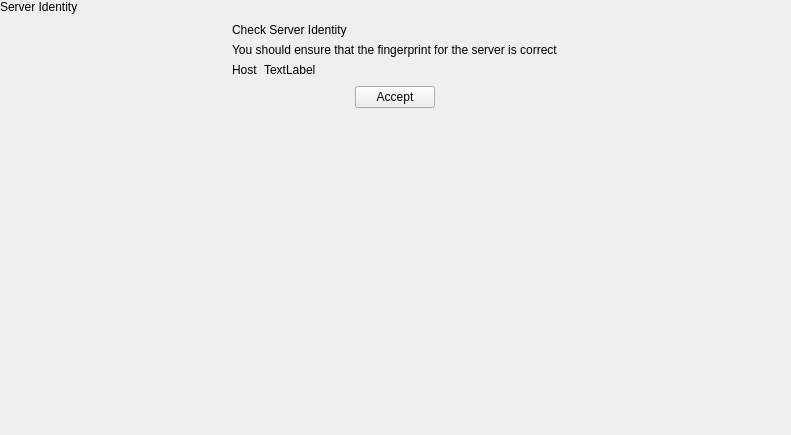
<?xml version="1.0" encoding="UTF-8"?>
<ui version="4.0">
 <class>SshCertCheckSnapIn</class>
 <widget class="QWidget" name="SshCertCheckSnapIn">
  <property name="geometry">
   <rect>
    <x>0</x>
    <y>0</y>
    <width>791</width>
    <height>435</height>
   </rect>
  </property>
  <property name="windowTitle">
   <string>Form</string>
  </property>
  <layout class="QVBoxLayout" name="verticalLayout_2">
   <property name="spacing">
    <number>0</number>
   </property>
   <property name="leftMargin">
    <number>0</number>
   </property>
   <property name="topMargin">
    <number>0</number>
   </property>
   <property name="rightMargin">
    <number>0</number>
   </property>
   <property name="bottomMargin">
    <number>0</number>
   </property>
   <item>
    <widget class="tTitleLabel" name="titleLabel">
     <property name="text">
      <string>Server Identity</string>
     </property>
    </widget>
   </item>
   <item alignment="Qt::AlignHCenter">
    <widget class="QWidget" name="sshKeyOptionsWidget" native="true">
     <layout class="QGridLayout" name="gridLayout">
      <item row="2" column="0">
       <widget class="QLabel" name="label_2">
        <property name="text">
         <string>Host</string>
        </property>
       </widget>
      </item>
      <item row="2" column="1">
       <widget class="QLabel" name="hostLabel">
        <property name="sizePolicy">
         <sizepolicy hsizetype="Expanding" vsizetype="Preferred">
          <horstretch>0</horstretch>
          <verstretch>0</verstretch>
         </sizepolicy>
        </property>
        <property name="text">
         <string notr="true">TextLabel</string>
        </property>
       </widget>
      </item>
      <item row="1" column="0" colspan="2">
       <widget class="QLabel" name="sshKeyAuthenticationPrompt">
        <property name="text">
         <string notr="true">You should ensure that the fingerprint for the server is correct</string>
        </property>
       </widget>
      </item>
      <item row="0" column="0" colspan="2">
       <widget class="tSubtitleLabel" name="label">
        <property name="text">
         <string>Check Server Identity</string>
        </property>
       </widget>
      </item>
     </layout>
    </widget>
   </item>
   <item alignment="Qt::AlignHCenter">
    <widget class="QPushButton" name="acceptButton">
     <property name="text">
      <string>Accept</string>
     </property>
    </widget>
   </item>
   <item>
    <spacer name="verticalSpacer">
     <property name="orientation">
      <enum>Qt::Vertical</enum>
     </property>
     <property name="sizeHint" stdset="0">
      <size>
       <width>20</width>
       <height>314</height>
      </size>
     </property>
    </spacer>
   </item>
  </layout>
 </widget>
 <customwidgets>
  <customwidget>
   <class>tTitleLabel</class>
   <extends>QLabel</extends>
   <header location="global">ttitlelabel.h</header>
   <slots>
    <signal>backButtonClicked()</signal>
   </slots>
  </customwidget>
  <customwidget>
   <class>tSubtitleLabel</class>
   <extends>QLabel</extends>
   <header location="global">tsubtitlelabel.h</header>
  </customwidget>
 </customwidgets>
 <resources/>
 <connections/>
</ui>
